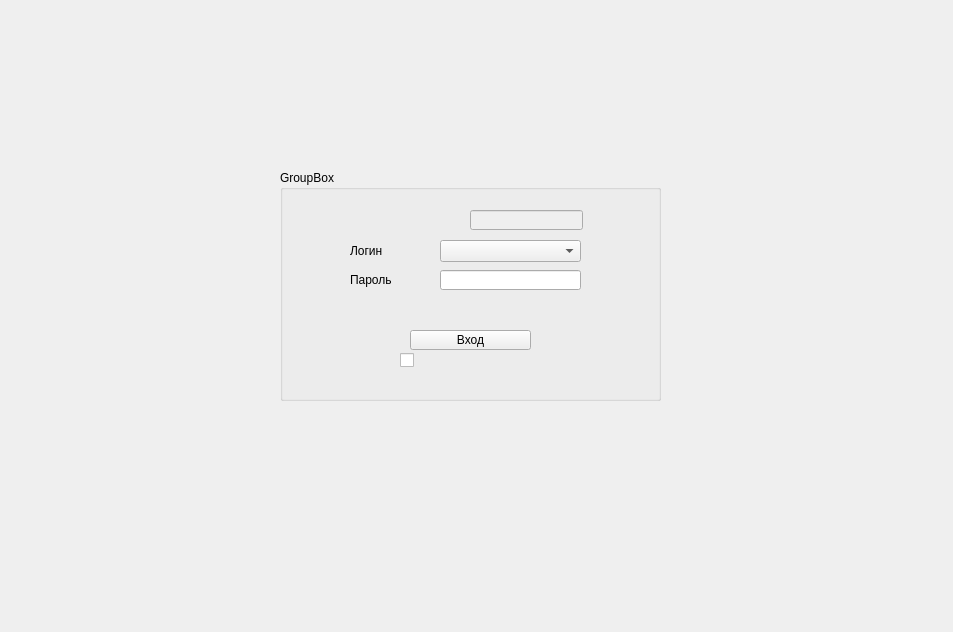
<?xml version="1.0" encoding="UTF-8"?>
<ui version="4.0">
 <class>DialogLoginDataBase</class>
 <widget class="QDialog" name="DialogLoginDataBase">
  <property name="geometry">
   <rect>
    <x>0</x>
    <y>0</y>
    <width>953</width>
    <height>632</height>
   </rect>
  </property>
  <property name="windowTitle">
   <string>Авторизация</string>
  </property>
  <widget class="QGroupBox" name="groupBox">
   <property name="geometry">
    <rect>
     <x>280</x>
     <y>170</y>
     <width>381</width>
     <height>231</height>
    </rect>
   </property>
   <property name="title">
    <string>GroupBox</string>
   </property>
   <widget class="QLineEdit" name="lineEdit_loginDialog">
    <property name="enabled">
     <bool>false</bool>
    </property>
    <property name="geometry">
     <rect>
      <x>190</x>
      <y>40</y>
      <width>113</width>
      <height>20</height>
     </rect>
    </property>
   </widget>
   <widget class="QCheckBox" name="checkBox_rememberLogin">
    <property name="geometry">
     <rect>
      <x>120</x>
      <y>180</y>
      <width>161</width>
      <height>20</height>
     </rect>
    </property>
    <property name="text">
     <string/>
    </property>
   </widget>
   <widget class="QLabel" name="label">
    <property name="geometry">
     <rect>
      <x>70</x>
      <y>70</y>
      <width>81</width>
      <height>21</height>
     </rect>
    </property>
    <property name="text">
     <string>Логин</string>
    </property>
   </widget>
   <widget class="QLabel" name="label_2">
    <property name="geometry">
     <rect>
      <x>70</x>
      <y>100</y>
      <width>81</width>
      <height>20</height>
     </rect>
    </property>
    <property name="text">
     <string>Пароль</string>
    </property>
   </widget>
   <widget class="QComboBox" name="comboBox">
    <property name="geometry">
     <rect>
      <x>160</x>
      <y>70</y>
      <width>141</width>
      <height>22</height>
     </rect>
    </property>
   </widget>
   <widget class="QToolButton" name="toolButton_entrance">
    <property name="geometry">
     <rect>
      <x>130</x>
      <y>160</y>
      <width>121</width>
      <height>20</height>
     </rect>
    </property>
    <property name="text">
     <string>Вход</string>
    </property>
   </widget>
   <widget class="QLineEdit" name="lineEdit_passwordDialog">
    <property name="geometry">
     <rect>
      <x>160</x>
      <y>100</y>
      <width>141</width>
      <height>20</height>
     </rect>
    </property>
    <property name="echoMode">
     <enum>QLineEdit::Password</enum>
    </property>
   </widget>
  </widget>
 </widget>
 <resources/>
 <connections/>
</ui>
